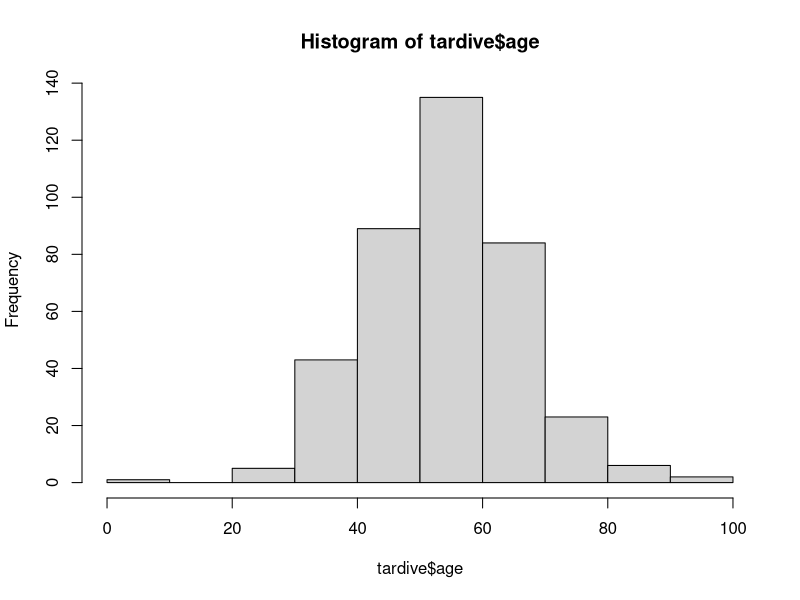
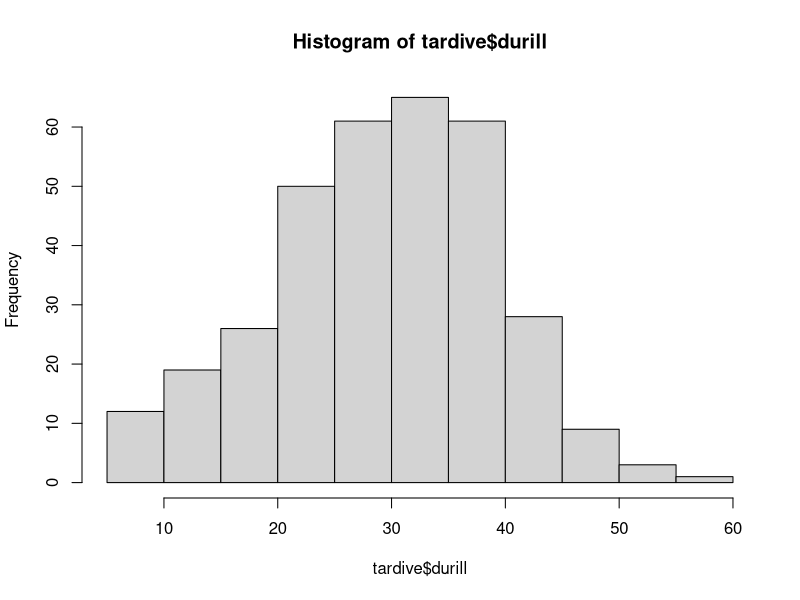
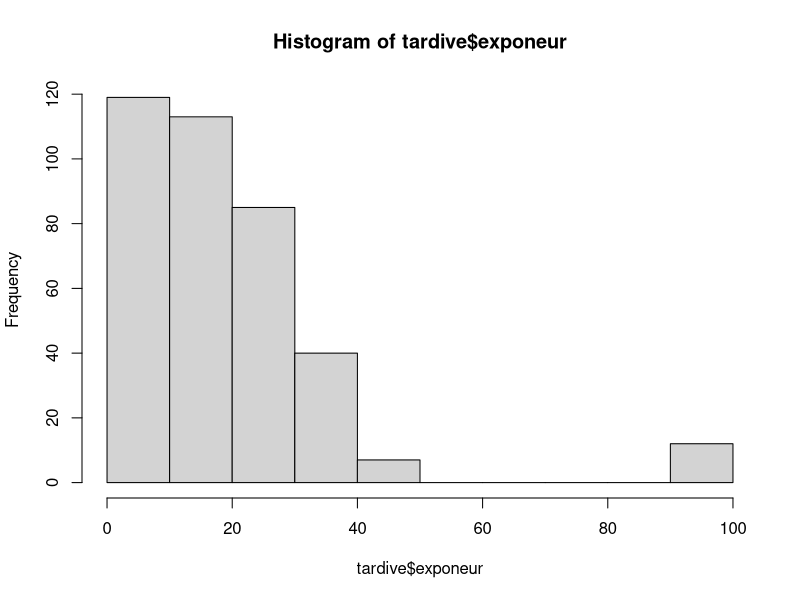
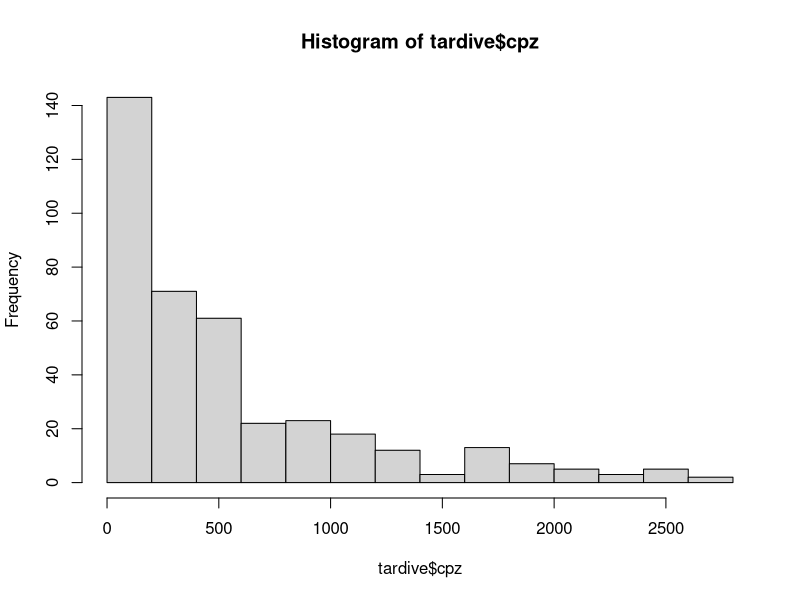
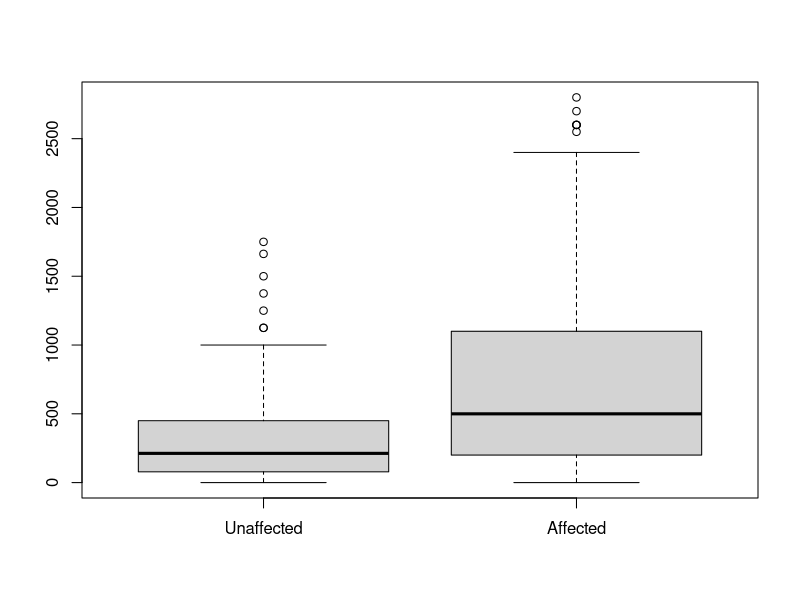
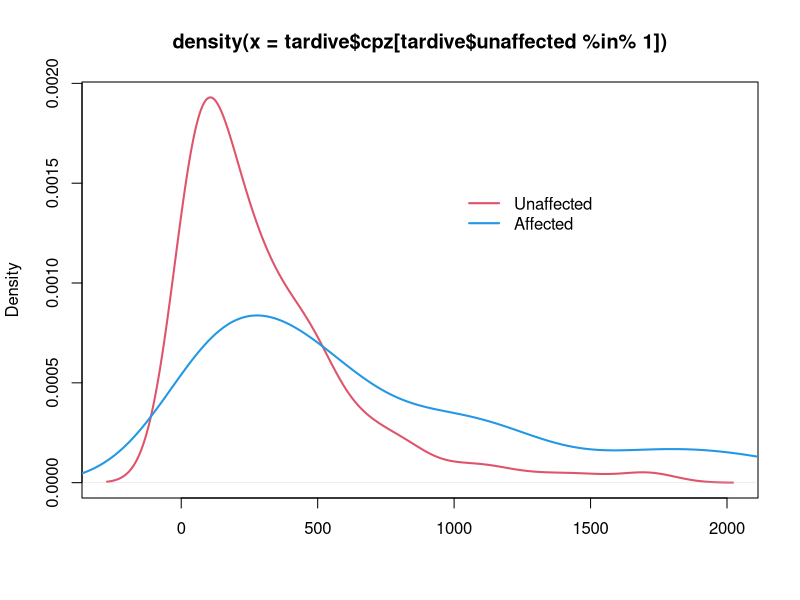
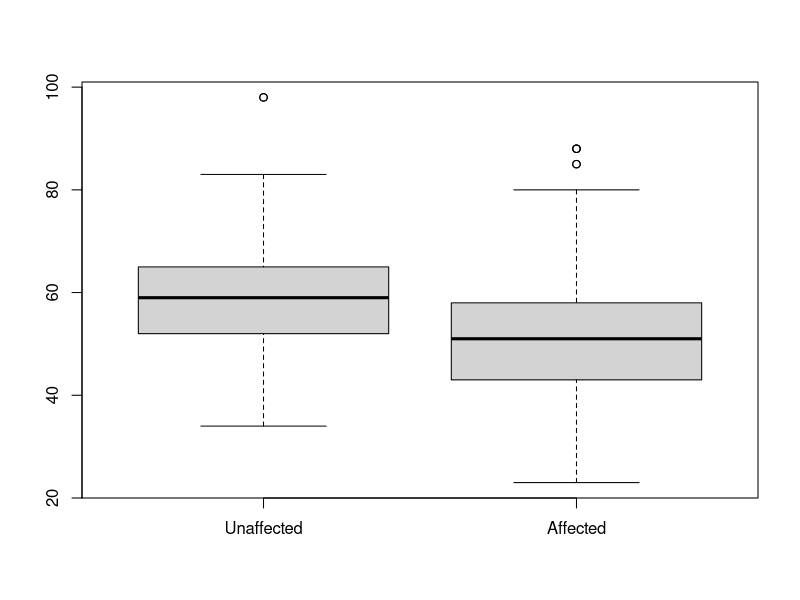
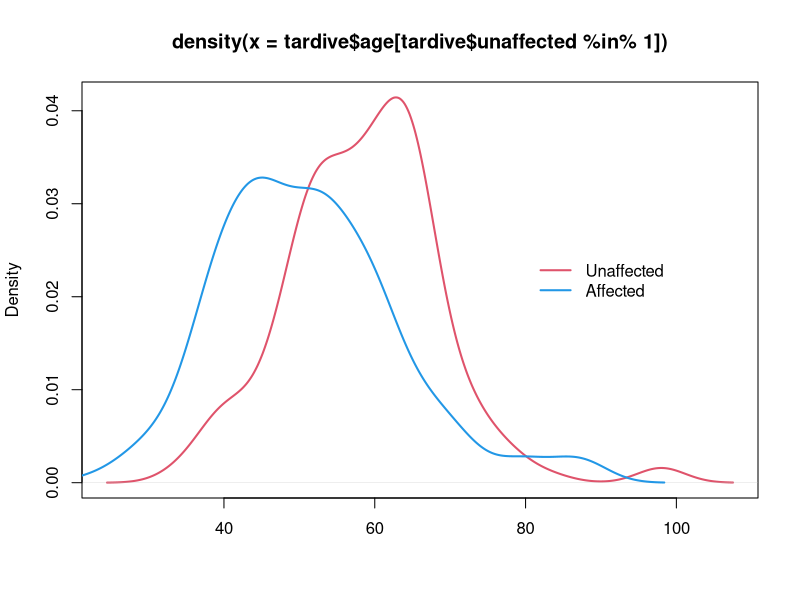

Source code (R) for these figures, in order:
############# In-class practical ############# 

# load the data
tardive <- read.table("data/tardive.txt", sep="\t", header = T)
head(tardive)

# Exploratory data analysis

# What do you notice about the variables such as ‘race’, ‘sex’, ‘td’, ‘htra’ and ‘t102’? 
summary(tardive)
# Hint1: These are supposed to be categorical variables! 
# Hint2: tardive[,"race"] <- as.factor(tardive[,"race"])

tardive[,"race"] <- as.factor(tardive[,"race"])
tardive[,"sex"] <- as.factor(tardive[,"sex"])
tardive[,"td"] <- as.factor(tardive[,"td"])
tardive[,"htra"] <- as.factor(tardive[,"htra"])
tardive[,"t102"] <- as.factor(tardive[,"t102"])

summary(tardive)
# What has changed? What can you say from the summary of the variables?


# It is important to ensure that categorical variables are correctly coded, 
# before the interpretation makes sense.



# Perform exploratory data analyses on the data, do a the 2x2 contingency table
# e.g., table(tardive$td, tardive$race)
table(tardive$td, tardive$race)
table(tardive$td, tardive$sex)
table(tardive$td, tardive$htra)
table(tardive$td, tardive$t102)


# Perform exploratory data analyses on the data, plot the histogram of the 
# continuous variables 
# e.g., hist(tardive$age)
hist(tardive$age)
hist(tardive$durill)
hist(tardive$exponeur)
hist(tardive$cpz)



# There are clearly some problems with three variables (race, age and exponeur). 
# Let's exclude those observations for now.

tardive <- tardive[-which(tardive$age < 10 | tardive$exponeur > 80 | tardive$race == "2"),]
summary(tardive)


# We can perform a series of univariate analyses prior to the use of a 
# regression-based approach, to compare those that are affected with 
# tardive dyskinesia with those that are unaffected. 
# Note that this should make use of the information obtained from the histograms.

# What can you say about the distributions of the numerical variables, 
# especially for the variable cpz? How does that affect subsequent analyses?

tardive$unaffected <- ifelse(tardive$td %in% 1,1,0)
tardive$affected <- ifelse(tardive$td %in% 3,1,0)


t.test(tardive$age[tardive$unaffected %in% 1], tardive$age[tardive$affected %in% 1])
t.test(tardive$durill[tardive$unaffected %in% 1], tardive$durill[tardive$affected %in% 1])
t.test(tardive$exponeur[tardive$unaffected %in% 1], tardive$exponeur[tardive$affected %in% 1])
t.test(tardive$cpz[tardive$unaffected %in% 1], tardive$cpz[tardive$affected %in% 1])

chisq.test(tardive$td, tardive$sex)
chisq.test(tardive$td, tardive$htra)
chisq.test(tardive$td, tardive$t102)

# What do the analyses reveal about the differences between the unaffected and the affected? 
# Are there any analyses that are not necessarily appropriate? 
  
wilcox.test(tardive$cpz[tardive$unaffected%in% 1], tardive$cpz[tardive$affected%in% 1])

# Let us try to visualise the differences for CPZ. 
# There are multiple ways of doing this:
# 1) boxplots
boxplot(tardive$cpz[tardive$unaffected%in% 1], tardive$cpz[tardive$affected%in% 1], names = c("Unaffected", "Affected"))

# 2) density plots
plot(density(tardive$cpz[tardive$unaffected%in% 1]), xlab = "", col = 2, lwd = 2)
lines(density(tardive$cpz[tardive$affected%in% 1]), col = 4, lwd = 2)
legend(1000, 0.0015, col = c(2, 4), lty = 1, lwd = 2, legend = c("Unaffected", "Affected"),bty='n')
# What do you notice? 

# You can try the same for the variables age and durill.

# age
# 1) boxplots
boxplot(tardive$age[tardive$unaffected%in% 1], tardive$age[tardive$affected%in% 1], names = c("Unaffected", "Affected"))
# 2) density plots
plot(density(tardive$age[tardive$unaffected%in% 1]), xlab = "", col = 2, lwd = 2)
lines(density(tardive$age[tardive$affected%in% 1]), col = 4, lwd = 2)
legend(80, 0.025, col = c(2, 4), lty = 1, lwd = 2, legend = c("Unaffected", "Affected"),bty='n')

t.test(tardive$age[tardive$unaffected %in% 1], tardive$age[tardive$affected %in% 1])



# durill
# 1) boxplots
boxplot(tardive$durill[tardive$unaffected%in% 1], tardive$durill[tardive$affected%in% 1], names = c("Unaffected", "Affected"))
# 2) density plots
plot(density(tardive$durill[tardive$unaffected%in% 1 & !is.na(tardive$durill)]), xlab = "", col = 2, lwd = 2)
lines(density(tardive$durill[tardive$affected%in% 1 & !is.na(tardive$durill)]), col = 4, lwd = 2)
legend(45, 0.04, col = c(2, 4), lty = 1, lwd = 2, legend = c("Unaffected", "Affected"),bty='n')

t.test(tardive$durill[tardive$unaffected %in% 1], tardive$durill[tardive$affected %in% 1])


# exponeur
# 1) boxplots
boxplot(tardive$exponeur[tardive$unaffected%in% 1], tardive$exponeur[tardive$affected%in% 1], names = c("Unaffected", "Affected"))
# 2) density plots
plot(density(tardive$exponeur[tardive$affected%in% 1 & !is.na(tardive$exponeur)]), xlab = "", col = 4, lwd = 2)
lines(density(tardive$exponeur[tardive$unaffected%in% 1 & !is.na(tardive$exponeur)]), col = 2, lwd = 2)
legend(25, 0.04, col = c(2, 4), lty = 1, lwd = 2, legend = c("Unaffected", "Affected"),bty='n')

t.test(tardive$exponeur[tardive$unaffected %in% 1], tardive$exponeur[tardive$affected %in% 1])


# Let us also explore the relationship between pairs of numerical variables. 
# This can be achieved graphically with scatterplots.

pairs(~ tardive$age + tardive$durill + tardive$exponeur + tardive$cpz)
plot(tardive$age, tardive$durill, pch = 16)
plot(tardive$durill, tardive$exponeur, pch = 16)

# Explore the relationship between some of the numerical variables. 
# What can you say about the relationships between some of these variables? 
  

# Let us now consider fitting a series of logistic regression to identify the 
# factors that are associated with the status of tardive dyskinesia. 

# You may want to start off with the following commands:

fit.1 <- glm(td ~ age + durill + exponeur + cpz + sex + htra + t102, data = tardive,family = "binomial")
summary(fit.1)
anova(fit.1, test = "Chisq")
# What is the anova command essentially trying to do? 
# Can you identify the hypothesis that it is trying to test?

# What can you say about the results of the logistic regression? 
# Notice the number of parameters fitted for the variables ’htra’ and ’t102’.
# What will be the next step?
  

# Perhaps remove the variable exponeur from the model.
# Then, compare the model fits 
# Continue the model selection to identify a parsimonious model.
fit.2 <- glm(td ~ age + durill + cpz + sex + htra + t102, data = tardive, family = "binomial")
anova(fit.2, test = "Chisq")
anova(fit.1, fit.2, test = "Chisq")

# Remove the least useful explanatory variable and re-fit the logistic regression.
# Then, compare the model fits using the anova function. 

fit.3 <- glm(td ~ age + durill + cpz + htra + t102, data = tardive, family = "binomial")
anova(fit.3, test = "Chisq")

fit.4 <- glm(td ~ age + durill + cpz + htra, data = tardive, family = "binomial")
anova(fit.4, test = "Chisq")

fit.5 <- glm(td ~ age + cpz + htra, data = tardive, family = "binomial")
anova(fit.5, test = "Chisq")

fit.6 <- glm(td ~ age + cpz, data = tardive, family = "binomial")
anova(fit.6, test = "Chisq")

summary(fit.6)

# How do the results of the parsimonious model differ from the findings obtained 
# from the univariate analyses? What is the likely explanation for the difference?

library(pROC)
myroc <- roc(tardive$td,predict(fit.6, tardive, type = "response")) 
plot(myroc)

  
